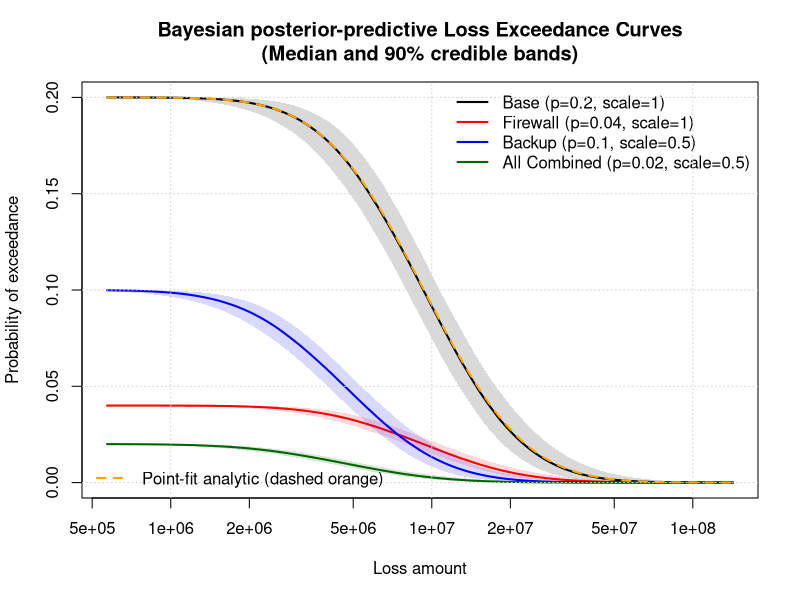

This chart was generated by the following R code:
# Bayesian fit from 3 expert percentiles -> posterior on lognormal (mu, sigma)
# Then produce posterior-predictive Loss Exceedance Curves for scenarios with mitigants

set.seed(123)

# ----------- User inputs -------------
# Expert percentiles (interpret these reported values as quantiles)
q_low   <- 2850000    # e.g. 5th percentile reported by expert
q_med   <- 10000000    # e.g. median (50%)
q_high  <- 28500000    # e.g. 95th percentile

# Which probabilities those numbers represent (can change if different)
p_vec <- c(0.05, 0.50, 0.95)   # default: 5%, 50%, 95%
q_obs <- c(q_low, q_med, q_high)

# Observation noise on log-quantiles (elicitation uncertainty).
# Smaller -> expert numbers treated as precise; larger -> more uncertain.
# A reasonable starting value: 0.1 - 0.3 (log-space). Adjust as needed.
obs_sd <- 0.15

# Monte Carlo / MCMC tuning
n_iter <- 12000
burn   <- 4000
thin   <- 2

# Base event probability
prob_event <- 0.2

# Mitigants example (probability reductions and severity scalers)
mitigants <- data.frame(
  Name = c("Base", "Firewall", "Backup", "All Combined"),
  ProbReduction = c(0.0, 0.80, 0.50, NA),    # fractional reduction of prob (NA for combined computed below)
  SeverityReduction = c(0.0, 0.00, 0.50, NA) # fractional reduction (multiplicative)
)
# compute combined (independent) for last row
mitigants$ProbReduction[nrow(mitigants)] <- prod(1 - mitigants$ProbReduction[-nrow(mitigants)]) * 0  # placeholder
# Instead calculate scenarios separately below

# ----------- Precompute z-scores ----------
z_p <- qnorm(p_vec)

# log-observed quantiles
log_q_obs <- log(q_obs)

# ----------- MCMC: Metropolis-Hastings on (mu, log_sigma) -------------
# Priors:
# mu ~ Normal(mean0, sd0)
# log_sigma ~ Normal(0, sd_logsig0)  (implies weak prior on sigma)
mean0 <- mean(log_q_obs)    ; sd0 <- 5
sd_logsig0 <- 1.5

# initial values (method of moments-ish)
# Use simple estimate: fit linear regression of log(q_obs) = mu + sigma * z
lm_fit <- lm(log_q_obs ~ z_p)
mu_init <- coef(lm_fit)[1]
sigma_init <- abs(coef(lm_fit)[2])
logsig_init <- log(sigma_init)

# proposal sds (tune if acceptance rate too low/high)
prop_sd_mu <- 0.02
prop_sd_logsig <- 0.02

# log-posterior function (up to additive constant)
logpost <- function(mu, logsig) {
  sigma <- exp(logsig)
  # likelihood of observed log-quantiles
  ll <- sum(dnorm(log_q_obs, mean = mu + sigma * z_p, sd = obs_sd, log = TRUE))
  # priors
  lp_mu <- dnorm(mu, mean0, sd0, log = TRUE)
  lp_logsig <- dnorm(logsig, 0, sd_logsig0, log = TRUE)
  ll + lp_mu + lp_logsig
}

# MCMC storage
n_store <- floor((n_iter - burn) / thin)
mu_samples <- numeric(n_store)
sig_samples <- numeric(n_store)

mu_curr <- mu_init
logsig_curr <- logsig_init
logpost_curr <- logpost(mu_curr, logsig_curr)

accept <- 0
store_idx <- 0

for (iter in 1:n_iter) {
  # propose
  mu_prop <- rnorm(1, mu_curr, prop_sd_mu)
  logsig_prop <- rnorm(1, logsig_curr, prop_sd_logsig)
  logpost_prop <- logpost(mu_prop, logsig_prop)
  
  # MH accept
  if (log(runif(1)) < (logpost_prop - logpost_curr)) {
    mu_curr <- mu_prop
    logsig_curr <- logsig_prop
    logpost_curr <- logpost_prop
    accept <- accept + 1
  }
  
  # store after burn and thinning
  if (iter > burn && ((iter - burn) %% thin == 0)) {
    store_idx <- store_idx + 1
    mu_samples[store_idx] <- mu_curr
    sig_samples[store_idx] <- exp(logsig_curr)
  }
}

cat(sprintf("MCMC acceptance rate: %.3f\n", accept / n_iter))

# Quick posterior summaries
post_summary <- data.frame(
  mu_mean = mean(mu_samples),
  mu_med  = median(mu_samples),
  sigma_mean = mean(sig_samples),
  sigma_med  = median(sig_samples)
)
print(post_summary)

# ----------- Posterior-predictive LECs --------------
# Loss grid (log spaced)
loss_values <- exp(seq(log(q_low/5), log(q_high*5), length.out = 300))

# We'll compute predictive exceedance for each posterior sample and summarize (median + 90% credible band)
ns_post <- length(mu_samples)
# For speed, sample up to n_post_draws (if ns_post large)
n_post_draws <- min(ns_post, 2000)
sel_idx <- sample(1:ns_post, n_post_draws, replace = FALSE)

# Define scenarios: base + individual mitigants + combined (independent)
# Here define separate scenario table
m_df <- data.frame(
  Scenario = c("Base", "Firewall", "Backup", "All Combined"),
  Prob = NA,
  SeverityScale = NA,
  stringsAsFactors = FALSE
)
m_df$Prob[1] <- prob_event
m_df$SeverityScale[1] <- 1
m_df$Prob[2] <- prob_event * (1 - 0.80); m_df$SeverityScale[2] <- 1 - 0.00
m_df$Prob[3] <- prob_event * (1 - 0.50); m_df$SeverityScale[3] <- 1 - 0.50
m_df$Prob[4] <- prob_event * prod(1 - c(0.80, 0.50)); m_df$SeverityScale[4] <- prod(1 - c(0.00, 0.50))

# storage for predictive exceedance probabilities (samples x losses x scenarios)
pred_exceed <- array(NA, dim = c(n_post_draws, length(loss_values), nrow(m_df)))

for (j in seq_along(sel_idx)) {
  i_post <- sel_idx[j]
  mu_j <- mu_samples[i_post]
  sigma_j <- sig_samples[i_post]
  for (s in 1:nrow(m_df)) {
    mu_s <- mu_j + log(m_df$SeverityScale[s])   # multiplicative severity scaling
    p_s  <- m_df$Prob[s]
    # predictive exceedance at each L given mu_s, sigma_j
    pe <- p_s * (1 - pnorm((log(loss_values) - mu_s) / sigma_j))
    pred_exceed[j, , s] <- pe
  }
}

# Summarize: median and 5%-95% bands across posterior draws
pred_med <- apply(pred_exceed, c(2,3), median)
pred_lo  <- apply(pred_exceed, c(2,3), function(x) quantile(x, 0.05))
pred_hi  <- apply(pred_exceed, c(2,3), function(x) quantile(x, 0.95))

# ----------- Plot median curve with credible band for each scenario -----------
cols <- c("black", "red", "blue", "darkgreen")
plot(NULL, xlim = range(loss_values), ylim = c(0, max(pred_hi)), log = "x",
     xlab = "Loss amount", ylab = "Probability of exceedance",
     main = "Bayesian posterior-predictive Loss Exceedance Curves\n(Median and 90% credible bands)")

for (s in 1:nrow(m_df)) {
  # credible ribbon: polygon between pred_lo and pred_hi
  x <- loss_values
  ylo <- pred_lo[, s]
  yhi <- pred_hi[, s]
  # draw ribbon (transparent-ish)
  polygon(c(x, rev(x)), c(ylo, rev(yhi)), col = adjustcolor(cols[s], alpha.f = 0.15), border = NA)
  # median line
  lines(x, pred_med[, s], col = cols[s], lwd = 2)
}
legend("topright", legend = paste0(m_df$Scenario, " (p=", signif(m_df$Prob,3), 
                                   ", scale=", signif(m_df$SeverityScale,3), ")"),
       col = cols, lwd = 2, bty = "n")
grid()

# ----------- Optional: Compare to fit-from-3points analytic (point estimate) -----------
# Fit simple lognormal via regression (as earlier) for comparison
lm_fit <- lm(log_q_obs ~ z_p)
mu_point <- coef(lm_fit)[1]
sigma_point <- abs(coef(lm_fit)[2])
# analytic exceedance for point estimate (base scenario)
anal_point <- prob_event * (1 - pnorm((log(loss_values) - mu_point) / sigma_point))
lines(loss_values, anal_point, col = "orange", lwd = 2, lty = 2)
legend("bottomleft", legend = c("Point-fit analytic (dashed orange)"),
       col = c("orange"), lwd = 2, lty = 2, bty = "n")

# ----------- Posterior expected losses (per scenario) -----------
# For each posterior sample compute expected loss = p * exp(mu + 0.5 sigma^2)
exp_loss_post <- matrix(NA, nrow = n_post_draws, ncol = nrow(m_df))
for (j in seq_along(sel_idx)) {
  i_post <- sel_idx[j]
  mu_j <- mu_samples[i_post]
  sigma_j <- sig_samples[i_post]
  for (s in 1:nrow(m_df)) {
    mu_s <- mu_j + log(m_df$SeverityScale[s])
    p_s <- m_df$Prob[s]
    exp_loss_post[j, s] <- p_s * exp(mu_s + 0.5 * sigma_j^2)
  }
}
exp_loss_summary <- data.frame(
  Scenario = m_df$Scenario,
  ExpLoss_Median = apply(exp_loss_post, 2, median),
  ExpLoss_Lower5 = apply(exp_loss_post, 2, function(x) quantile(x, 0.05)),
  ExpLoss_Upper95 = apply(exp_loss_post, 2, function(x) quantile(x, 0.95))
)
print(exp_loss_summary)
